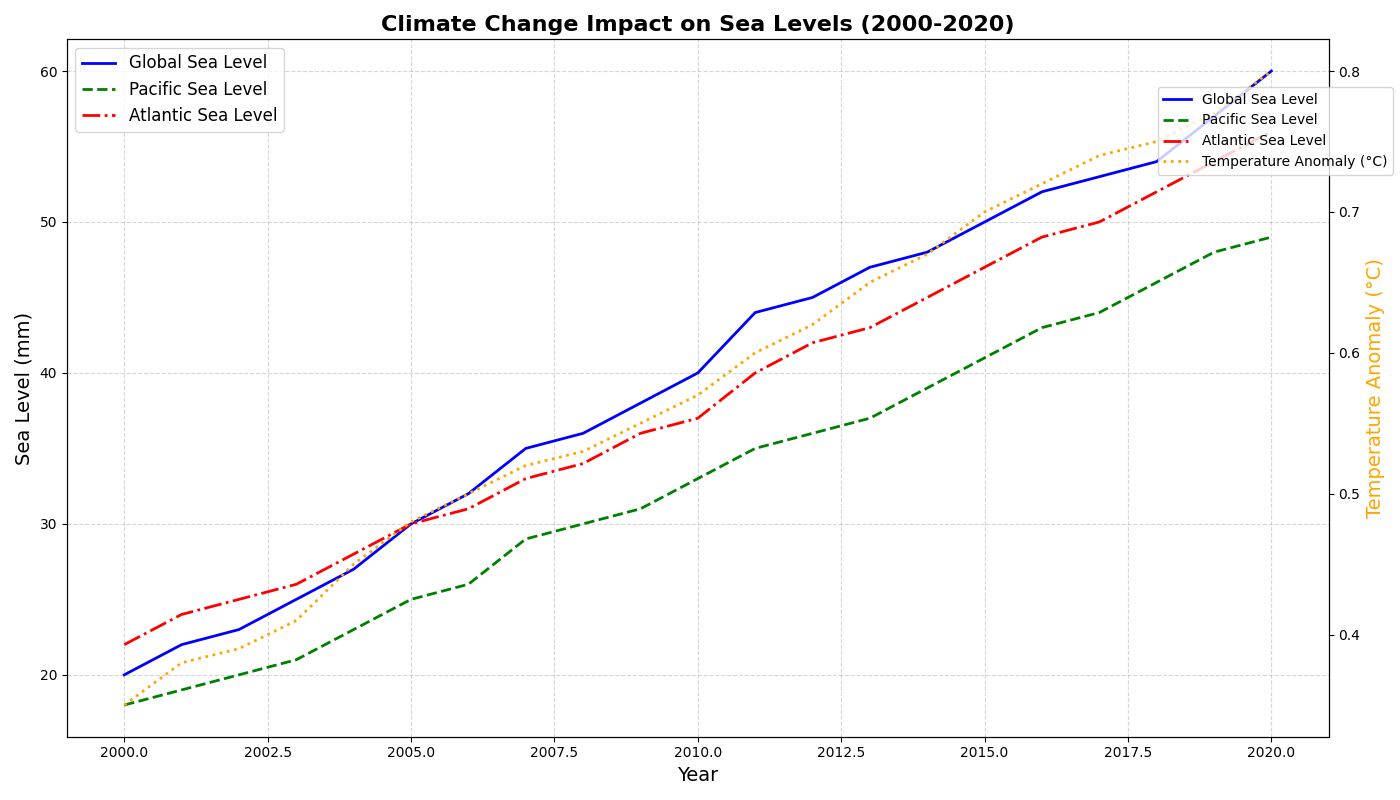

Recreate this plot in Python.
import numpy as np
import matplotlib.pyplot as plt

# Years from 2000 to 2020
years = np.arange(2000, 2021)

# Construct data for sea levels in mm (sample artificial data)
sea_levels_global = np.array([20, 22, 23, 25, 27, 30, 32, 35, 36, 38, 40, 44, 45, 47, 48, 50, 52, 53, 54, 57, 60])
sea_levels_pacific = np.array([18, 19, 20, 21, 23, 25, 26, 29, 30, 31, 33, 35, 36, 37, 39, 41, 43, 44, 46, 48, 49])
sea_levels_atlantic = np.array([22, 24, 25, 26, 28, 30, 31, 33, 34, 36, 37, 40, 42, 43, 45, 47, 49, 50, 52, 54, 56])

# Additional data: Average annual global temperature anomaly (in °C)
temp_anomaly = np.array([0.35, 0.38, 0.39, 0.41, 0.45, 0.48, 0.50, 0.52, 0.53, 0.55, 0.57, 0.60, 0.62, 0.65, 0.67, 0.70, 0.72, 0.74, 0.75, 0.77, 0.80])

# Set up the main plot
fig, ax1 = plt.subplots(figsize=(14, 8))

# Plotting the sea levels for different regions
ax1.plot(years, sea_levels_global, color='blue', label='Global Sea Level', linewidth=2)
ax1.plot(years, sea_levels_pacific, color='green', linestyle='--', label='Pacific Sea Level', linewidth=2)
ax1.plot(years, sea_levels_atlantic, color='red', linestyle='-.', label='Atlantic Sea Level', linewidth=2)

# Set the title and labels
ax1.set_title('Climate Change Impact on Sea Levels (2000-2020)', fontsize=16, weight='bold')
ax1.set_xlabel('Year', fontsize=14)
ax1.set_ylabel('Sea Level (mm)', fontsize=14)

# Adding grid to the plot
ax1.grid(True, linestyle='--', alpha=0.5)

# Adding legend
ax1.legend(loc='upper left', fontsize=12)

# Create another y-axis for temperature anomaly
ax2 = ax1.twinx()
ax2.plot(years, temp_anomaly, color='orange', linestyle=':', label='Temperature Anomaly (°C)', linewidth=2)

# Set the secondary y-axis label
ax2.set_ylabel('Temperature Anomaly (°C)', fontsize=14, color='orange')

# Adjustment to avoid overlapping and ensure tight layout
fig.tight_layout()

# Add legend for the secondary y-axis
fig.legend(loc='upper right', fontsize=10, bbox_to_anchor=(1, 0.9))

# Show the plot
plt.show()
